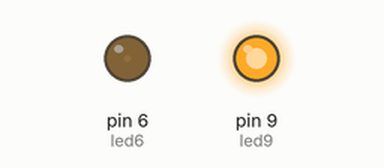
This sketch was run on a simulated Arduino Uno, built with avr-gcc and run on an emulated ATmega328P. Parts: output pins drawn as LEDs (lit = HIGH).

Above: at 0.05 s.
At 1.3 s:
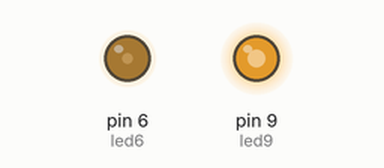
At 2.55 s:
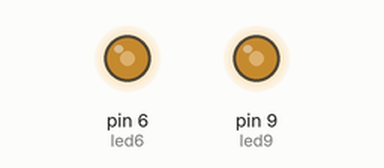
At 5.1 s:
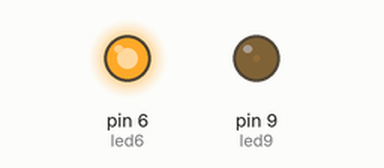
Timing chart, 0 to 6.7 s (numbered marks = the images above):
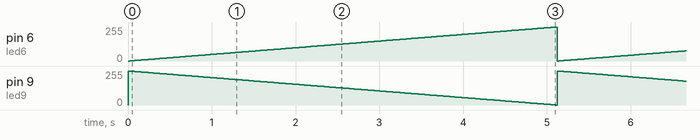

Measured:
- by itself, pin 6 (led6): ramps from 0/255 to 255/255 and jumps back, once every 5.1 s
- by itself, pin 9 (led9): ramps from 255/255 to 0/255 and jumps back, once every 5.1 s

The sketch:

led_port69_pade-in_out.ino
```cpp
int led6 = 6;
int led9 = 9;

void setup() {
  pinMode(led6, OUTPUT);
  pinMode(led9, OUTPUT);
}

void loop() {
  for (int i = 0; i <= 255; i++) {
    analogWrite(led6, i);        //
    analogWrite(led9, 255 - i);  //
    delay(20);
  }
}
```
